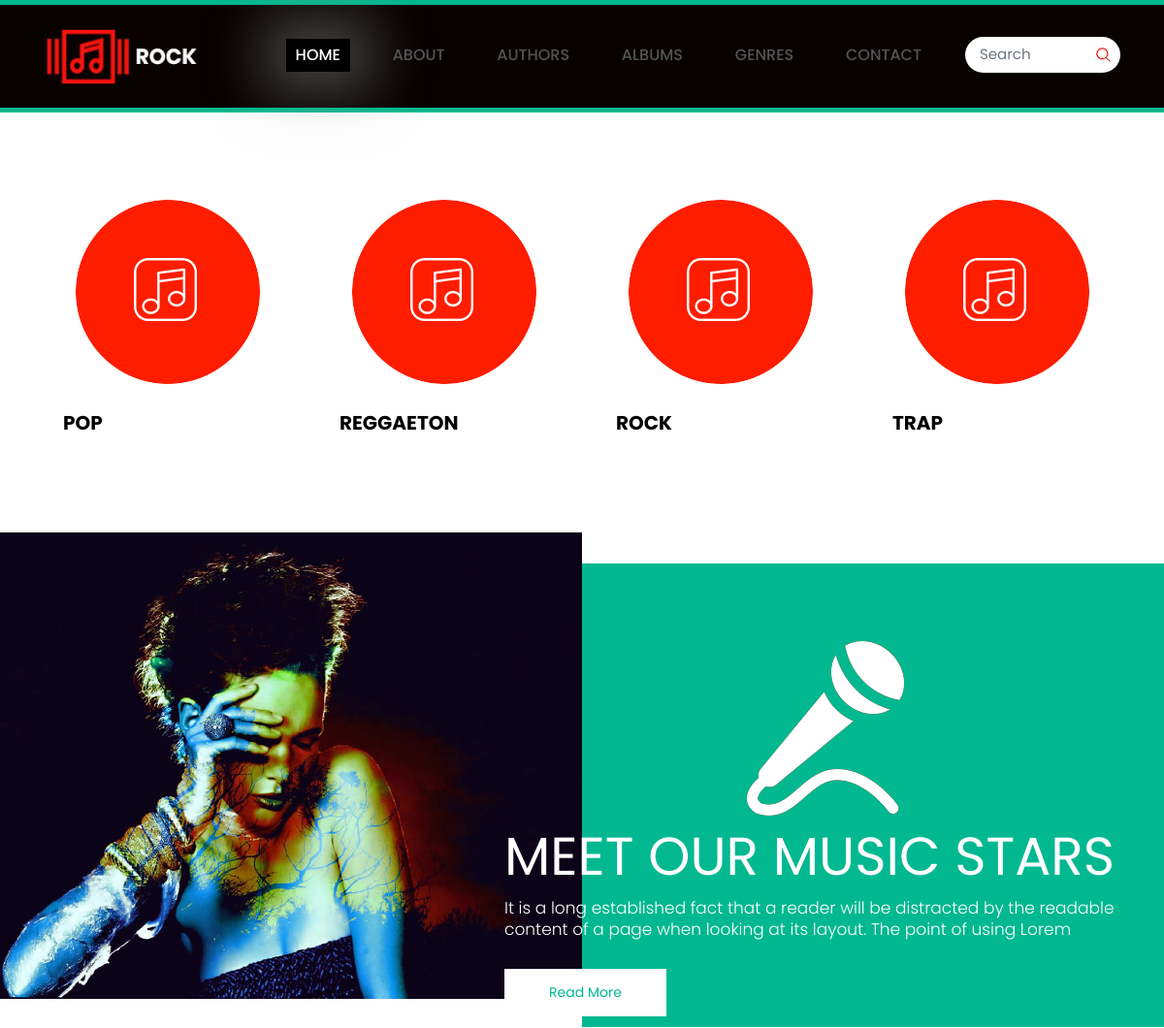
The app's page /top100/ (upper part), older data.
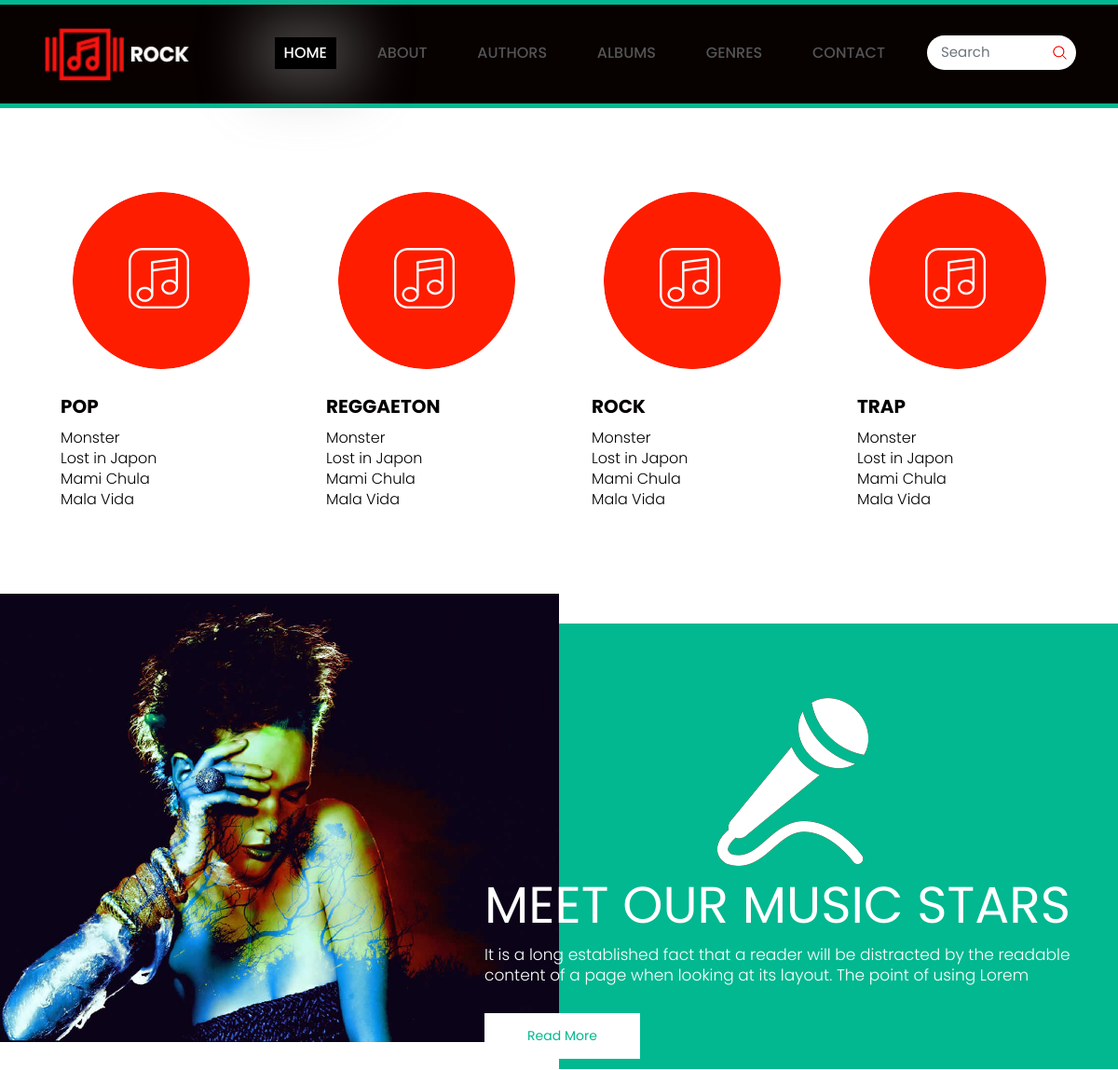
The same page, newer data.
### top100_app/models.py (models this page shows, shortened)
class Genre(models.Model):
    name = models.CharField(max_length = 30, default='Name')
    description = models.CharField(max_length = 300, default='Description')
    image = models.ImageField(upload_to='top100_app/static/images/genres', blank=True, null=False, verbose_name='Image')

class Song(models.Model):
    name = models.CharField(max_length=20)
    author = models.ManyToManyField(Author)
    genre = models.ForeignKey(Genre, on_delete=models.CASCADE, null = True)
    repros = models.IntegerField()
    date = models.DateTimeField(default = datetime.now)
    album = models.ForeignKey(Album, on_delete=models.CASCADE, null = True)

### top100_app/views.py (the view, shortened to what this page needs)
def index (request) :
    songs_date = get_list_or_404(Song.objects.order_by('date')[: 4])
    genre_list = get_list_or_404(Genre.objects.order_by('name'))
    songs_repros = []
    for g in genre_list:
        songs_repros.append(Song.objects.filter(genre=g).order_by('repros')[: 2])
    form = ContactForm()
    context = {
        'song_date_list' : songs_date,
        'song_repros' : songs_repros,
        'genre_list' : genre_list,
        'form' : form
    }
    return render(request, "index.html", context)

### top100_app/forms.py
class ContactForm(forms.Form):
    name = forms.CharField(widget=forms.TextInput(attrs={'class' : 'contactus'}), max_length= 100)
    phone = forms.CharField(widget=forms.TextInput(attrs={'class' : 'contactus'}), max_length= 13)
    mail = forms.CharField(widget=forms.TextInput(attrs={'class' : 'contactus'}), max_length= 100)
    message = forms.CharField(widget=forms.Textarea(attrs={'class' : 'textarea'}), max_length= 2000)

### top100_app/templates/index.html (shortened to what this page needs)
{% extends "base.html" %}
{% load static %}
    {% block active%}
    <li class="active"> <a href="{% url 'index' %}">Home</a> </li>
    <li> <a href="{% url 'about' %}">About</a> </li>
    <li> <a href="{% url 'author'%}"> Authors</a> </li>
    <li><a href="{% url 'album' %}"> Albums</a> </li>
    <li> <a href="{% url 'genre'%}">Genres</a> </li>
    <li> <a href="{% url 'contact' %}">Contact</a> </li>
    {% endblock %}
    {% block body %}
        <div class="music-box">
        <div class="container">
            <div class="row">
                {% if genre_list %}
                    {% for g in genre_list %}
                        <div class="col-xl-3 col-lg-3 col-md-6 col-sm-12">
                            <div class="for-box">
                                <i><img src="{% static 'icon/icon1.png' %}" alt="icon"/></i>
                                <h3>{{ g.name }}</h3>
                                {% for s in song_repros %}
                                    {% for ss in s %}
                                        <p>{{ ss.name }}</p>
                                    {% endfor%}
                                {% endfor%}
                            </div>
                        </div>
                    {% endfor %}
                {% endif %}
            </div>
        </div>
    </div>
    <div class="container-fluid">
        <div class="row">
            <div class="col-xl-6 col-lg-12 col-md-12 col-sm-12 padding">
                <div class="img-box">
                    <figure><img src="{% static 'images/musicbg.jpg' %}" alt="img" /></figure>
                </div>
            </div>
            <div class="col-xl-6 col-lg-12 col-md-12 col-sm-12 padding">
                <div class="text-box">
                    <div class="box">
                        <i><img src="{% static 'images/5.png' %}" /></i>
                        <h3>MEET OUR Music STARS</h3>
                        <p>It is a long established fact that a reader will be distracted by the readable
                            <br> content of a page when looking at its layout. The point of using Lorem </p>
                        <a href="#">Read More</a>
                    </div>
                </div>
            </div>
        </div>
    </div>
    {% endblock %}

### top100_app/templates/base.html (shortened to what this page needs)
<!DOCTYPE html>
<html lang="en">
{% load static %}
<head>
    <link rel="stylesheet" href="{%static 'css/bootstrap.min.css' %}" >
    <link rel="stylesheet" href="{%static 'css/style.css' %}">
    <link rel="stylesheet" href="{%static 'css/responsive.css' %}">
    <link rel="stylesheet" href="{%static 'css/jquery.mCustomScrollbar.min.css' %}">
    <link rel="stylesheet" href="https://netdna.bootstrapcdn.com/font-awesome/4.0.3/css/font-awesome.css">
    <link rel="stylesheet" href="https://cdnjs.cloudflare.com/ajax/libs/fancybox/2.1.5/jquery.fancybox.min.css" media="screen">
</head>
<body class="main-layout">
    <header>
        <div class="header">
            <div class="container">
                <div class="row">
                    <div class="col-xl-2 col-lg-2 col-md-2 col-sm-2 col logo_section">
                        <div class="full">
                            <div class="center-desk">
                                <div class="logo">
                                    <a href="{% url 'index' %}"><img src="{%static 'images/logo.jpg' %}" alt="logo" /></a>
                                </div>
                            </div>
                        </div>
                    </div>
                    <div class="col-xl-8 col-lg-8 col-md-10 col-sm-10">
                        <div class="menu-area">
                            <div class="limit-box">
                                <nav class="main-menu">
                                    <ul class="menu-area-main">
                                        {% block active %}{% endblock %}
                                    </ul>
                                </nav>
                            </div>
                        </div>
                    </div>
                    <div class="col-xl-2 col-lg-2 col-md-2 col-sm-2">
                        <form class="search">
                            <input class="form-control" type="text" placeholder="Search">
                            <button><img src="{%static 'images/search_icon.png' %}" ></button>
                        </form>
                    </div>
                </div>
            </div>
    </header>
    {% block body %}
    {% endblock %}
</body>
</html>

### top100_app/static/css/style.css (style rules this page uses)
* { box-sizing: border-box !important; }
html { scroll-behavior: smooth; }
body { color: #666666; font-size: 14px; font-family: 'poppins', sans-serif; line-height: 1.80857; font-weight: normal; overflow-x: hidden; }
a { color: #1f1f1f; text-decoration: none !important; outline: none !important; -webkit-transition: all .3s ease-in-out; -moz-transition: all .3s ease-in-out; -ms-transition: all .3s ease-in-out; -o-transition: all .3s ease-in-out; transition: all .3s ease-in-out; }
h1, h2, h3, h4, h5, h6 { letter-spacing: 0; font-weight: normal; position: relative; padding: 0 0 10px 0; font-weight: normal; line-height: normal; color: #111111; margin: 0 }
h3 { font-size: 18px }
*, *::after, *::before { -webkit-box-sizing: border-box; -moz-box-sizing: border-box; box-sizing: border-box; }
ul, li, ol { margin: 0px; padding: 0px; list-style: none; }
p { margin: 0px; font-weight: 300; font-size: 15px; line-height: 24px; }
a { color: #222222; text-decoration: none; outline: none !important; }
a, .btn { text-decoration: none !important; outline: none !important; -webkit-transition: all .3s ease-in-out; -moz-transition: all .3s ease-in-out; -ms-transition: all .3s ease-in-out; -o-transition: all .3s ease-in-out; transition: all .3s ease-in-out; }
img { max-width: 100%; height: auto; }
button { border: 0; margin: 0; padding: 0; cursor: pointer; }
.full { float: left; width: 100%; }
.full { width: 100%; float: left; margin: 0; padding: 0; }
.logo_section { text-align: center; }
.logo { float: left; }
nav.main-menu { float: right; margin-left: 0; }
.menu-area-main li.active a { color: #fff; background: #000; box-shadow: #9d9d9d66 0px 0px 56px 26px; }
.main-menu { text-align: center; }
.main-menu ul { margin: 0; list-style-type: none; margin-top: 12px; }
.main-menu ul>li { display: inline-block; position: relative; }
.main-menu ul>li a { padding: 7px 10px 7px 10px; line-height: 20px; font-size: 16px; display: block; font-weight: 500; color: #555454; text-transform: uppercase; margin: 0px 15px; }
.main-menu ul li:last-child a { padding-right: 0; }
.main-menu ul li:first-child { margin-left: 0; }
.main-menu ul>li { position: inherit; display: inline-block; vertical-align: middle; }
.header { background: #070100; padding: 23px 0px; border-top: #01b890 solid 5px; border-bottom: #01b890 solid 5px; }
.logo a { font-size: 40px; font-weight: bold; text-transform: uppercase; color: #fff; line-height: 40px; }
.search { position: relative; }
.search input.form-control { width: 100%; border-radius: 50px; border: none; font-size: 15px; padding: 7px 35px 7px 15px; }
.form-control { margin-top: 10px; }
.search button { position: absolute; top: 0; right: 0; height: 36px; width: 36px; text-align: center; z-index: 1; background: transparent; }
.music-box { padding: 90px 0px; background: #fff; }
.music-box .for-box { padding: 0px 20px; }
.music-box .for-box i { text-align: center; display: block; }
.music-box .for-box h3 { padding-top: 28px; font-size: 20px; line-height: 25px; color: #030000; font-weight: bold; text-transform: uppercase; }
.music-box .for-box p { font-size:16px; line-height:22px; color:#030000; }
.img-box figure { margin: 0px; }
.padding { padding: 0px; }
.text-box { background: #01b890; width: 100%; height: 90%; margin: 32px 0px; box-sizing: border-box !important; }
.text-box .box { padding-top: 80px; margin-left: -80px; }
.text-box .box i { padding-bottom: 10px; }
.text-box .box i img { display: flex; justify-content: center; align-items: center; margin-left: 250px; }
.text-box .box h3 { font-size:55px; line-height: 60px; color: #fff; text-transform: uppercase; padding: 12px 0px; }
.text-box .box p { color: #fff; font-size: 17px; line-height: 22px; }
.text-box .box a { max-width: 167px; background: #fff; color: #01b890; width: 100%; padding: 12px 0px; display: inline-block; text-align: center; margin-top: 30px; }

Row changes from the older to the newer data that the page shows:
changed Genre "POP": gains Song (name "Monster"); gains Song (name "Lost in Japon"); gains Song (name "Mami Chula"); gains Song (name "Mala Vida")
changed Genre "REGGAETON": gains Song (name "Monster"); gains Song (name "Lost in Japon"); gains Song (name "Mami Chula"); gains Song (name "Mala Vida")
changed Genre "ROCK": gains Song (name "Monster"); gains Song (name "Lost in Japon"); gains Song (name "Mami Chula"); gains Song (name "Mala Vida")
changed Genre "TRAP": gains Song (name "Monster"); gains Song (name "Lost in Japon"); gains Song (name "Mami Chula"); gains Song (name "Mala Vida")
